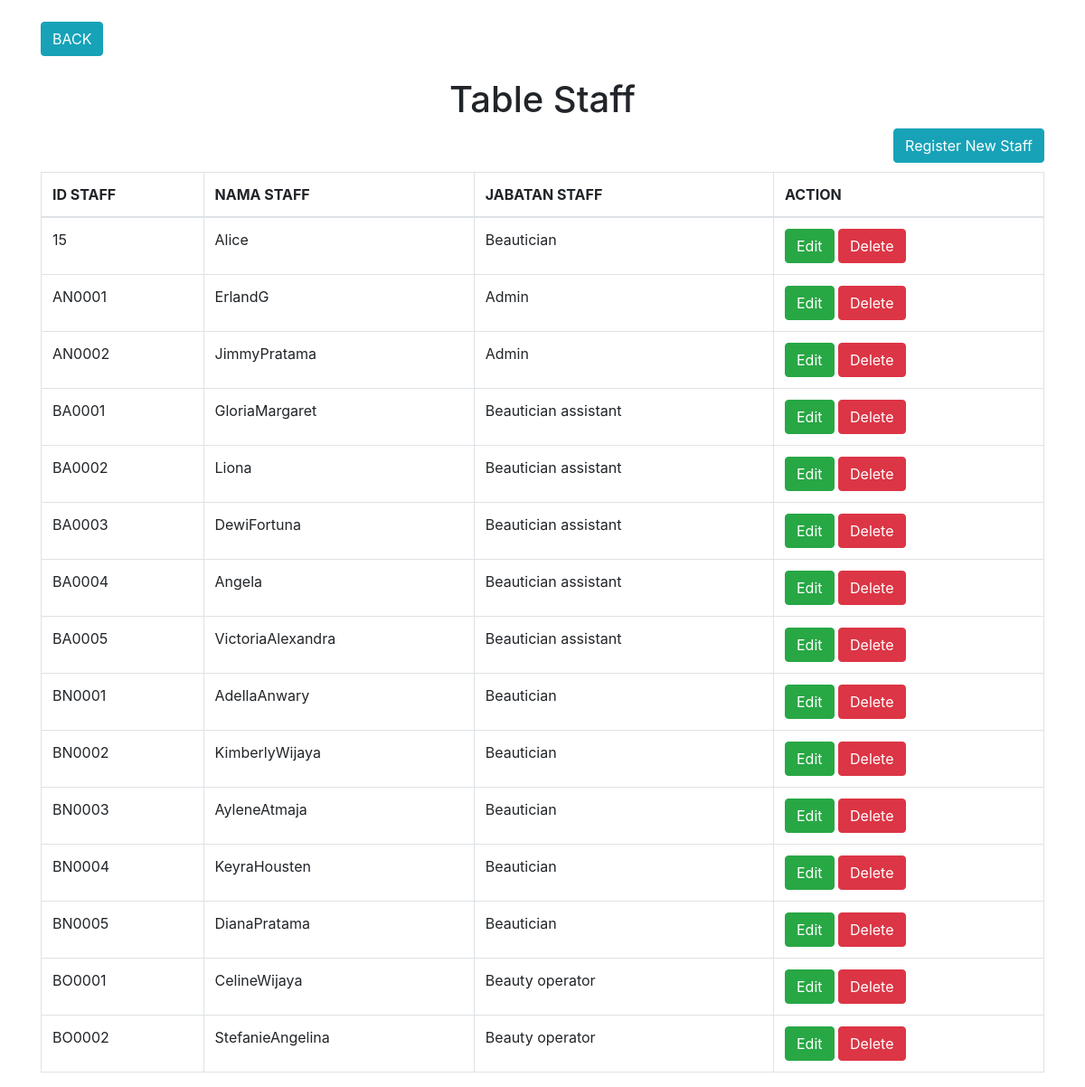
Screenshot of /MasterStaff.php with the database file from the repository.
### tables this page shows
CREATE TABLE `staff` (
  `ID_STAFF` varchar(10) NOT NULL,
  `NAMA_STAFF` varchar(255) NOT NULL,
  `ALAMAT_STAFF` varchar(255) NOT NULL,
  `TELEPON_STAFF` varchar(13) NOT NULL,
  `JABATAN_STAFF` varchar(50) NOT NULL,
  `PASSWORD_STAFF` varchar(255) NOT NULL,
  `STATUS_STAFF` varchar(1) NOT NULL COMMENT '0 = TIDAK AKTIF, 1 = AKTIF'
);

### MasterStaff.php (the view, shortened to what this page needs)
<?php
    include("conn.php");
?>
<!DOCTYPE html>
<html lang="en">
<head>
    <link rel="stylesheet" href="https://stackpath.bootstrapcdn.com/bootstrap/4.3.1/css/bootstrap.min.css">
</head>
<body>
    <br/>
    <div class="container">
        <form action="AdminPage.php" method="post">
                <button type="submit" class="btn btn-info">BACK</button>
        </form> <br/>
        <center><h1>Table Staff</h1></center>
        <form method="post" style="float:right">
            <button type="submit" name="register" class="btn btn-info">Register New Staff</button>
        </form> <br/> <br/>
            <table class="table table-hover table-bordered">
                <thead>
                    <tr>
                        <th>ID STAFF</th>
                        <th>NAMA STAFF</th>
                        <th>JABATAN STAFF</th>
                        <th>ACTION</th>
                    </tr>
                </thead>
                <tbody>
                    <?php
                        $sql = "SELECT * FROM STAFF WHERE STATUS_STAFF='1'";
                        $result = $conn->query($sql);
                        if ($result->num_rows > 0) {
                            while ($row = $result->fetch_assoc()) {
                                if($row["STATUS_STAFF"] == '1') {
                            ?>
                                <tr>
                                    <td><?= $row["ID_STAFF"]; ?></td>
                                    <td><?= $row["NAMA_STAFF"]; ?></td>
                                    <td><?= $row["JABATAN_STAFF"]; ?></td>
                                    <td>
                                        <form method="post">
                                            <button name="btnEdit" type="submit" class="btn btn-success">Edit</button>
                                            <button name="btnDelete" type="submit" class="btn btn-danger">Delete</button>
                                        </form>
                                    </td>
                                </tr>
                            <?php
                                }
                            }
                        }
                    ?>
                </tbody>
            </table>
        </div>
    </body>
</body>
</html>

### rows the page displays
staff: ID_STAFF "15", NAMA_STAFF "Alice", JABATAN_STAFF "Beautician"
staff: ID_STAFF "AN0001", NAMA_STAFF "ErlandG", JABATAN_STAFF "Admin"
staff: ID_STAFF "AN0002", NAMA_STAFF "JimmyPratama", JABATAN_STAFF "Admin"
staff: ID_STAFF "BA0001", NAMA_STAFF "GloriaMargaret", JABATAN_STAFF "Beautician assistant"
staff: ID_STAFF "BA0002", NAMA_STAFF "Liona", JABATAN_STAFF "Beautician assistant"
staff: ID_STAFF "BA0003", NAMA_STAFF "DewiFortuna", JABATAN_STAFF "Beautician assistant"
staff: ID_STAFF "BA0004", NAMA_STAFF "Angela", JABATAN_STAFF "Beautician assistant"
staff: ID_STAFF "BA0005", NAMA_STAFF "VictoriaAlexandra", JABATAN_STAFF "Beautician assistant"
staff: ID_STAFF "BN0001", NAMA_STAFF "AdellaAnwary", JABATAN_STAFF "Beautician"
staff: ID_STAFF "BN0002", NAMA_STAFF "KimberlyWijaya", JABATAN_STAFF "Beautician"
staff: ID_STAFF "BN0003", NAMA_STAFF "AyleneAtmaja", JABATAN_STAFF "Beautician"
staff: ID_STAFF "BN0004", NAMA_STAFF "KeyraHousten", JABATAN_STAFF "Beautician"
staff: ID_STAFF "BN0005", NAMA_STAFF "DianaPratama", JABATAN_STAFF "Beautician"
staff: ID_STAFF "BO0001", NAMA_STAFF "CelineWijaya", JABATAN_STAFF "Beauty operator"
staff: ID_STAFF "BO0002", NAMA_STAFF "StefanieAngelina", JABATAN_STAFF "Beauty operator"
